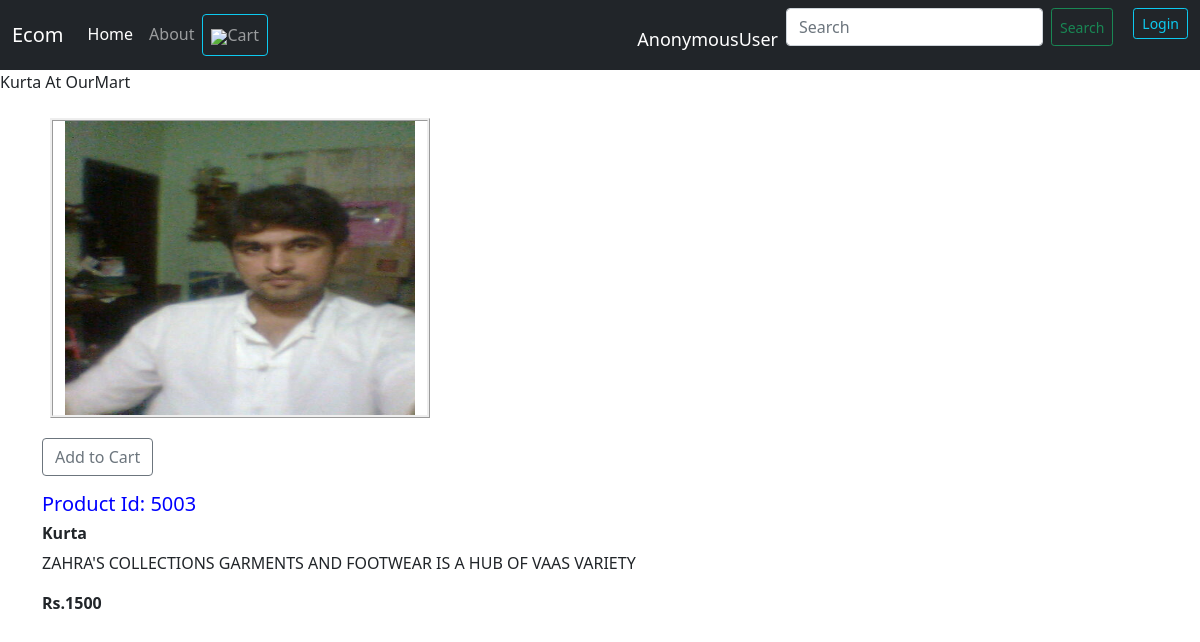
The app's page /prodview/3 with its own data.
### stores/models/products.py (models this page shows, shortened)
class Product(models.Model):
	name = models.CharField(max_length=100)
	description = models.CharField(max_length=500, default="", null=True)
	category = models.ForeignKey(Categorie, on_delete=models.CASCADE)
	price = models.IntegerField(default=0)
	image = models.ImageField(upload_to='static/images/')
	image2 = models.ImageField(upload_to='static/images/', null=True, default="")
	image3 = models.ImageField(upload_to='static/images/', null=True, default="")

### stores/views.py (the view)
# urls.py: path('prodview/<int:myid>', views.prodview, name='prodview'),
def prodview(request, myid):
	product = Product.objects.filter(id=myid)
	context = {'product':product[0]}
	return render(request, 'stores/prodview.html', context)

### stores/templates/stores/prodview.html (shortened to what this page needs)
{% extends 'stores/main.html' %}
{% block content %}
{% block title%} {{product.name}} At OurMart {% endblock %}
    <div class="container my-4">
    <div class="row">
    <div class="col-md-4">
    <div class="row">
        <img src="{{product.image.url}}" width="200px" height="300px" class="pic" >
    </div>
<form action="/" method="POST" class="btn-block">
                    <input type="submit" class="btn btn-outline-secondary" value="Add to Cart">
                </form>
    </div>
    <div class="col-mt-3">
    <div class="col-md-8">
    	<h4>Product Id: 500{{product.id}}</h4>
        <h6><b>{{product.name}}</b></h6>
        <p>{{product.description}}</p>
        <p><b>Rs.{{product.price}} </b></p>
     </div>
    </div>
    </div>
</div>
{% endblock %}

### stores/templates/stores/prodview.html (style rules this page uses)
h4 { color: blue; font-size: 20px; }
.pic { float: left; margin: 0 0 20px 20px; border: transparent; border: ridge; }

### records on screen
Product: name "Kurta", image (picture), id "3", description "ZAHRA'S COLLECTIONS GARMENTS AND FOOTWEAR IS A HUB OF VAAS VARIETY", price "1500"

### other values on screen
{{ request.user }} "AnonymousUser"
